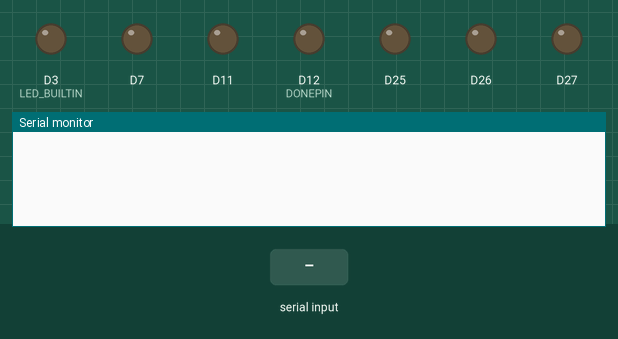
Bench run of a sketch on a simulated nRF52 board. On the bench: output pins drawn as LEDs (lit = HIGH), the last lines printed to the serial monitor. The test bench sets the inputs (shaded band). A phone connects over Bluetooth LE 3 s after start.

Above: at 1.2 s.
1.3 s: "led\n" received over the second serial link
At 2.1 s:
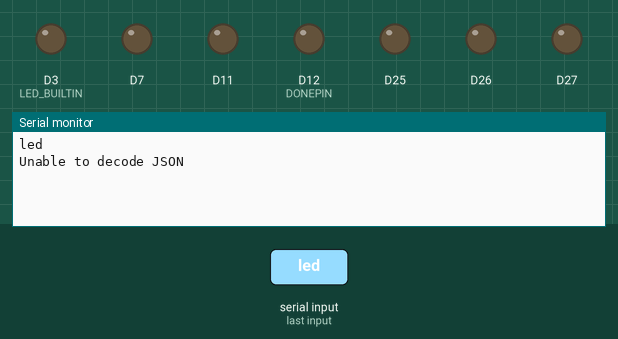
2.8 s: "bat\n" received over the second serial link
At 2.96 s:
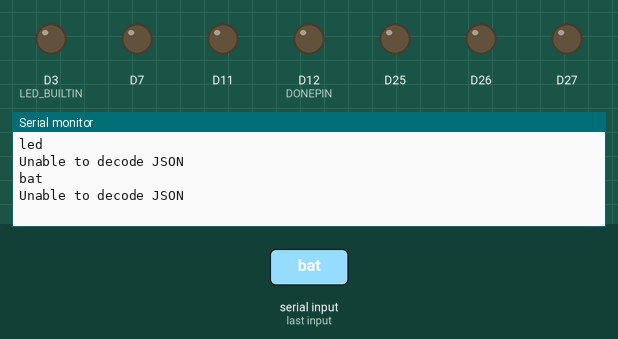
4.5 s: "1\n" received over the second serial link
At 5.9 s:
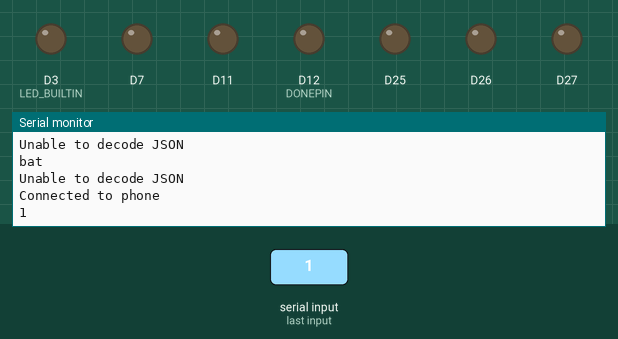

The sketch:

multi_watering_system.ino
```cpp
#include "bat.h"
#include "bluetooth.h"
#include <ArduinoJson.h>

struct DevicePins
{
  int pump;
  int sensor;
  int sensorMin;
  int sensorMax;
  int pumpDelay;
};

const DevicePins devices[] = {
    {16, A6, 0, 0, 0},
    {15, A5, 0, 0, 0},
    {7, A4, 0, 0, 0},
    {11, A3, 0, 0, 0},
    {27, A2, 0, 0, 0},
    {26, A1, 0, 0, 0},
    {25, A0, 0, 0, 0},
};

#define VBATPIN A7
#define DONEPIN 12

Bluetooth bt;

using namespace ArduinoJson;

// the setup function runs once when you press reset or power the board
void setup()
{
  pinMode(VBATPIN, INPUT);
  pinMode(DONEPIN, OUTPUT);
  digitalWrite(DONEPIN, LOW);
  for (const auto device : devices)
  {
    pinMode(device.pump, OUTPUT);
    pinMode(device.sensor, INPUT);
    digitalWrite(device.pump, LOW);
  }

  pinMode(LED_BUILTIN, OUTPUT);
  digitalWrite(LED_BUILTIN, LOW);

  bt.init();
  Serial.begin(115200);
}

// the loop function runs over and over again forever
void loop()
{
  auto msg = bt.readMessage();
  if (msg.length())
  {
    Serial.println(msg);
    DynamicJsonDocument doc(1024);
    if (deserializeJson(doc, msg) == DeserializationError::Ok)
    {
      const String command = doc["command"];
      if (command.equals("led"))
      {
        const bool val = doc["value"];
        Serial.print(F("Setting LED to "));
        Serial.println(val ? F("on") : F("off"));
        digitalWrite(LED_BUILTIN, val ? HIGH : LOW);
      }
      else if (command.equals("bat"))
      {
        const int val = doc["value"];
        Serial.print(F("Setting battery value to "));
        Serial.println(val);
        bt.updateBatPercent(val);
      }
    }
    else
    {
      Serial.println(F("Unable to decode JSON"));
    }

    // float vbat_mv = readVBAT(VBATPIN);
    // uint8_t vbat_per = mvToPercent(vbat_mv);
    // bt.updateBatPercent(vbat_per);
  }
  delay(100);
  // while (bleuart.available())
  // {
  //   char c = bleuart.read();

  //   if (c == 'b')
  //   {
  //     float vbat_mv = readVBAT(VBATPIN);
  //     uint8_t vbat_per = mvToPercent(vbat_mv);
  //     bleuart.print("LIPO = ");
  //     bleuart.print(vbat_mv);
  //     bleuart.print(" mV (");
  //     bleuart.print(vbat_per);
  //     bleuart.println("%)");
  //   }
  //   else if (c == 'd')
  //   {
  //     bleuart.println("Done");
  //     delay(200);
  //     digitalWrite(DONEPIN, HIGH);
  //   }
  //   else if (c == 'x' || c == 'o' || c == 'm')
  //   {
  //     char d = bleuart.read() - 48;
  //     if (d < 0 || d >= 7)
  //     {
  //       continue;
  //     }
  //     const auto &device = devices[d];
  //     if (c == 'x')
  //     {
  //       bleuart.print("Activating: ");
  //       bleuart.println((int)d);
  //       digitalWrite(device.pump, HIGH);
  //     }
  //     else if (c == 'o')
  //     {
  //       bleuart.print("Dectivating: ");
  //       bleuart.println((int)d);
  //       digitalWrite(device.pump, LOW);
  //     }
  //     else if (c == 'm')
  //     {
  //       bleuart.print("Measuring: ");
  //       bleuart.println((int)d);
  //       bleuart.print("Value: ");
  //       bleuart.println(analogRead(device.sensor));
  //     }
  //   }
  // }
}
```

bat.h
```cpp
#define VBAT_MV_PER_LSB   (0.73242188F)
#define VBAT_DIVIDER      (0.71275837F)   // 2M + 0.806M voltage divider on VBAT = (2M / (0.806M + 2M))
#define VBAT_DIVIDER_COMP (1.403F)        // Compensation factor for the VBAT divider
#define REAL_VBAT_MV_PER_LSB (VBAT_DIVIDER_COMP * VBAT_MV_PER_LSB)

float readVBAT(int pin) {
  float raw;

  // Set the analog reference to 3.0V (default = 3.6V)
  analogReference(AR_INTERNAL_3_0);

  // Set the resolution to 12-bit (0..4095)
  analogReadResolution(12); // Can be 8, 10, 12 or 14

  // Let the ADC settle
  delay(1);

  // Get the raw 12-bit, 0..3000mV ADC value
  raw = analogRead(pin);

  // Set the ADC back to the default settings
  analogReference(AR_DEFAULT);
  analogReadResolution(10);

  // Convert the raw value to compensated mv, taking the resistor-
  // divider into account (providing the actual LIPO voltage)
  // ADC range is 0..3000mV and resolution is 12-bit (0..4095)
  return raw * REAL_VBAT_MV_PER_LSB;
}

uint8_t mvToPercent(float mvolts) {
  if (mvolts < 3300)
    return 0;

  if (mvolts < 3600) {
    mvolts -= 3300;
    return mvolts / 30;
  }

  mvolts -= 3600;
  return 10 + (mvolts * 0.15F );  // thats mvolts /6.66666666
}
```

bluetooth.h
```cpp
#pragma once
#include <bluefruit.h>
#include <ArduinoJson.h>

class Bluetooth
{
public:
    void init();
    void updateBatPercent(int batPercent);
    String readMessage();

private:
    // BLE Service
    BLEDfu bledfu_;   // OTA DFU service
    BLEDis bledis_;   // device information
    BLEUart bleuart_; // uart over ble
    BLEBas blebas_;   // battery

    void startAdvertising();
    static void onConnect(uint16_t conn_handle);
    static void onDisconnect(uint16_t conn_handle, uint8_t reason);
    static Bluetooth *instance_;
};

void Bluetooth::init()
{
    Bluefruit.autoConnLed(true);
    Bluefruit.configPrphBandwidth(BANDWIDTH_MAX);
    Bluefruit.begin();
    Bluefruit.setTxPower(4); // Check bluefruit.h for supported values
    Bluefruit.setName("PlantMan7");

    Bluefruit.Periph.setConnectCallback(Bluetooth::onConnect);
    Bluefruit.Periph.setDisconnectCallback(Bluetooth::onDisconnect);

    bledfu_.begin();
    bledis_.setManufacturer("Adafruit Industries");
    bledis_.setModel("Bluefruit Feather52");
    bledis_.begin();

    bleuart_.begin();
    bleuart_.setTimeout(10);

    blebas_.begin();
    blebas_.write(100);

    startAdvertising();
    instance_ = this;
}

void Bluetooth::updateBatPercent(int batPercent)
{
    blebas_.write(batPercent);
}

String Bluetooth::readMessage()
{
    if (!bleuart_.available())
    {
        return {};
    }
    return bleuart_.readStringUntil('\n');
}

void Bluetooth::startAdvertising()
{
    Bluefruit.Advertising.addFlags(BLE_GAP_ADV_FLAGS_LE_ONLY_GENERAL_DISC_MODE);
    Bluefruit.Advertising.addTxPower();
    Bluefruit.Advertising.addService(bleuart_);
    Bluefruit.ScanResponse.addName();
    Bluefruit.Advertising.restartOnDisconnect(true);
    Bluefruit.Advertising.setInterval(32, 244); // in unit of 0.625 ms
    Bluefruit.Advertising.setFastTimeout(30);   // number of seconds in fast mode
    Bluefruit.Advertising.start(0);             // 0 = Don't stop advertising after n seconds
}

void Bluetooth::onConnect(uint16_t conn_handle)
{
    BLEConnection *connection = Bluefruit.Connection(conn_handle);

    char central_name[32] = {0};
    connection->getPeerName(central_name, sizeof(central_name));

    Serial.print("Connected to ");
    Serial.println(central_name);
}

void Bluetooth::onDisconnect(uint16_t conn_handle, uint8_t reason)
{
    (void)conn_handle;
    (void)reason;

    Serial.println();
    Serial.print("Disconnected, reason = 0x");
    Serial.println(reason, HEX);
}

Bluetooth *Bluetooth::instance_ = nullptr;
```

Measured:
- after the input at 1.3 s, the serial monitor: prints a new line at once (image 1)
- after the input at 2.8 s, the serial monitor: prints a new line at once (image 2)
- after the input at 4.5 s, the serial monitor: prints a new line at once (image 3)
